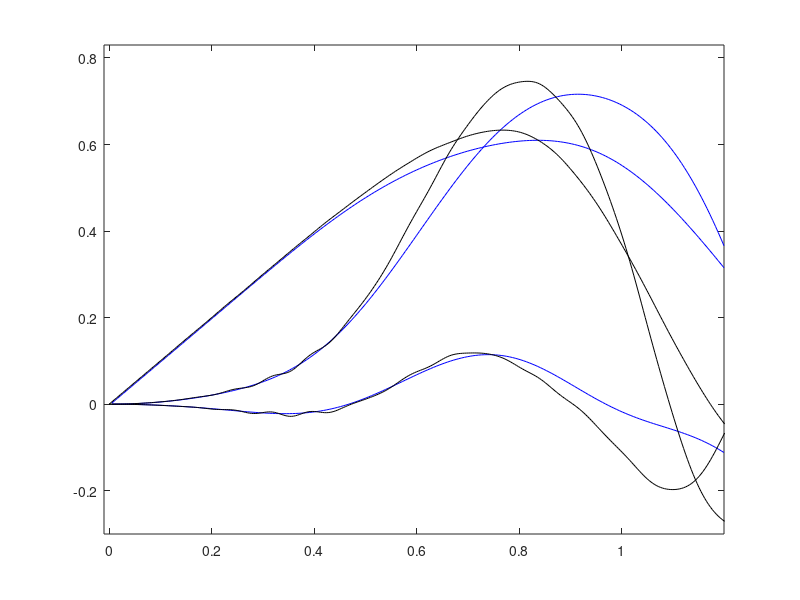

Write the MATLAB code that produced this figure.
clear;    
ss1=load('C_1_1_121_matlab.txt');
ss2=load('C_1_2_121_matlab.txt');
ss3=load('C_2_2_121_matlab.txt');
ss4=load('Cauchy_stresses_1_1_MIDDLE_SPECTACULAR_lamped_mass.txt');
ss5=load('Cauchy_stresses_1_2_MIDDLE_SPECTACULAR_lamped_mass.txt');
ss6=load('Cauchy_stresses_2_2_MIDDLE_SPECTACULAR_lamped_mass.txt');
ss7=load('time.txt');
plot(ss7(:,1),ss1(:,1),'b',ss7(:,1),ss2(:,1),'b',ss7(:,1),ss3(:,1),'b',ss5(:,2),ss5(:,3),'k',ss4(:,2), ss4(:,3),'k',ss6(:,2), ss6(:,3),'k');
axis([-0.01 1.2 -0.3 0.83]); 

